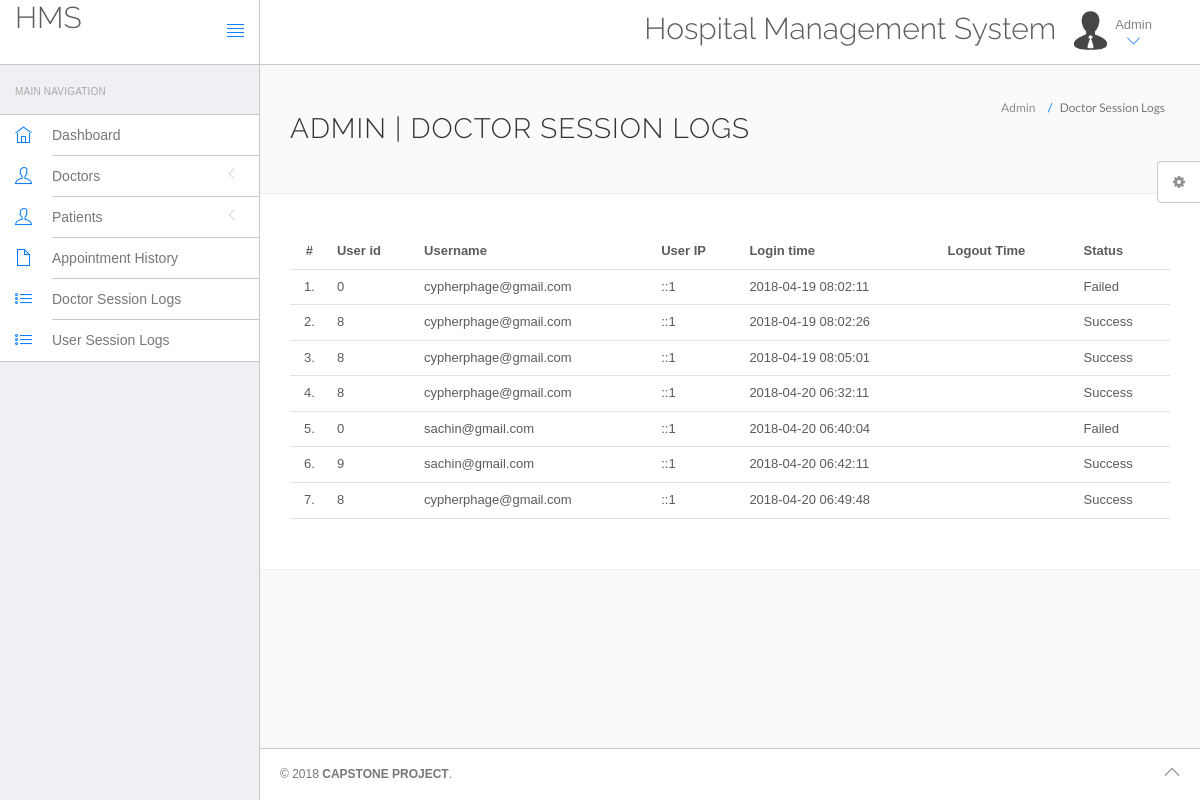
The page /hms/admin/doctor-logs.php (signed in) on the database its author committed.
### tables this page shows
CREATE TABLE `doctorslog` (
  `id` int(11) NOT NULL AUTO_INCREMENT,
  `uid` int(11) NOT NULL,
  `username` varchar(255) NOT NULL,
  `userip` binary(16) NOT NULL,
  `loginTime` timestamp NOT NULL DEFAULT CURRENT_TIMESTAMP,
  `logout` varchar(255) NOT NULL,
  `status` int(11) NOT NULL,
  PRIMARY KEY (`id`)
);

### hms/admin/doctor-logs.php (the view, shortened to what this page needs)
<?php
include('include/config.php');
?>
<!DOCTYPE html>
<html lang="en">
	<head>
		<link rel="stylesheet" href="vendor/bootstrap/css/bootstrap.min.css">
		<link rel="stylesheet" href="vendor/fontawesome/css/font-awesome.min.css">
		<link rel="stylesheet" href="vendor/themify-icons/themify-icons.min.css">
		<link href="vendor/animate.css/animate.min.css" rel="stylesheet" media="screen">
		<link href="vendor/perfect-scrollbar/perfect-scrollbar.min.css" rel="stylesheet" media="screen">
		<link href="vendor/switchery/switchery.min.css" rel="stylesheet" media="screen">
		<link href="vendor/bootstrap-touchspin/jquery.bootstrap-touchspin.min.css" rel="stylesheet" media="screen">
		<link href="vendor/select2/select2.min.css" rel="stylesheet" media="screen">
		<link href="vendor/bootstrap-datepicker/bootstrap-datepicker3.standalone.min.css" rel="stylesheet" media="screen">
		<link href="vendor/bootstrap-timepicker/bootstrap-timepicker.min.css" rel="stylesheet" media="screen">
		<link rel="stylesheet" href="assets/css/styles.css">
		<link rel="stylesheet" href="assets/css/plugins.css">
		<link rel="stylesheet" href="assets/css/themes/theme-1.css" id="skin_color" />
	</head>
	<body>
		<div id="app">
<?php include('include/sidebar.php');?>
			<div class="app-content">
					<?php include('include/header.php');?>
				<div class="main-content" >
					<div class="wrap-content container" id="container">
						<section id="page-title">
							<div class="row">
								<div class="col-sm-8">
									<h1 class="mainTitle">Admin  | Doctor Session Logs</h1>
																	</div>
								<ol class="breadcrumb">
									<li>
										<span>Admin </span>
									</li>
									<li class="active">
										<span>Doctor Session Logs</span>
									</li>
								</ol>
							</div>
						</section>
						<div class="container-fluid container-fullw bg-white">
									<div class="row">
								<div class="col-md-12">
									<table class="table table-hover" id="sample-table-1">
										<thead>
											<tr>
												<th class="center">#</th>
												<th class="hidden-xs">User id</th>
												<th>Username</th>
												<th>User IP</th>
												<th>Login time</th>
												<th>Logout Time </th>
												<th> Status </th>
											</tr>
										</thead>
										<tbody>
<?php
$sql=mysqli_query($con,"select * from doctorslog ");
$cnt=1;
while($row=mysqli_fetch_array($sql))
{
?>
											<tr>
												<td class="center"><?php echo $cnt;?>.</td>
												<td class="hidden-xs"><?php echo $row['uid'];?></td>
												<td class="hidden-xs"><?php echo $row['username'];?></td>
												<td><?php echo $row['userip'];?></td>
												<td><?php echo $row['loginTime'];?></td>
												<td><?php echo $row['logout'];?>
												</td>
												<td>
<?php if($row['status']==1)
{
	echo "Success";
}
else
{
	echo "Failed";
}?>
</td>
											</tr>
											<?php
$cnt=$cnt+1;
											 }?>
										</tbody>
									</table>
								</div>
							</div>
								</div>
					</div>
				</div>
			</div>
	<?php include('include/footer.php');?>
	<?php include('include/setting.php');?>
		</div>
	</body>
</html>

### hms/admin/include/sidebar.php (shortened to what this page needs)
<div class="sidebar app-aside" id="sidebar">
				<div class="sidebar-container perfect-scrollbar">
<nav>
						<div class="navbar-title">
							<span>Main Navigation</span>
						</div>
						<ul class="main-navigation-menu">
							<li>
								<a href="dashboard.php">
									<div class="item-content">
										<div class="item-media">
											<i class="ti-home"></i>
										</div>
										<div class="item-inner">
											<span class="title"> Dashboard </span>
										</div>
									</div>
								</a>
							</li>
							<li>
								<a href="javascript:void(0)">
									<div class="item-content">
										<div class="item-media">
											<i class="ti-user"></i>
										</div>
										<div class="item-inner">
											<span class="title"> Doctors </span><i class="icon-arrow"></i>
										</div>
									</div>
								</a>
								</li>
				<li>
								<a href="javascript:void(0)">
									<div class="item-content">
										<div class="item-media">
											<i class="ti-user"></i>
										</div>
										<div class="item-inner">
											<span class="title"> Patients </span><i class="icon-arrow"></i>
										</div>
									</div>
								</a>
								</li>
<li>
								<a href="appointment-history.php">
									<div class="item-content">
										<div class="item-media">
											<i class="ti-file"></i>
										</div>
										<div class="item-inner">
											<span class="title"> Appointment History </span>
										</div>
									</div>
								</a>
							</li>
	<li>
								<a href="doctor-logs.php">
									<div class="item-content">
										<div class="item-media">
											<i class="ti-list"></i>
										</div>
										<div class="item-inner">
											<span class="title"> Doctor Session Logs </span>
										</div>
									</div>
								</a>
							</li>
							<li>
								<a href="user-logs.php">
									<div class="item-content">
										<div class="item-media">
											<i class="ti-list"></i>
										</div>
										<div class="item-inner">
											<span class="title"> User Session Logs </span>
										</div>
									</div>
								</a>
							</li>
						</ul>
					</nav>
					</div>
			</div>

### hms/admin/include/header.php (shortened to what this page needs)
<header class="navbar navbar-default navbar-static-top">
					<div class="navbar-header">
						<a class="navbar-brand" href="#">
							<h2 style="padding-top:2% ">HMS</h2>
						</a>
						<a href="#" class="sidebar-toggler pull-right visible-md visible-lg" data-toggle-class="app-sidebar-closed" data-toggle-target="#app">
							<i class="ti-align-justify"></i>
						</a>
					</div>
					<div class="navbar-collapse collapse">
						<ul class="nav navbar-right">
								<li  style="padding-top:2% ">
								<h2>Hospital Management System</h2>
							</li>
							<li class="dropdown current-user">
								<a href class="dropdown-toggle" data-toggle="dropdown">
									<img src="assets/images/avatar-1.jpg" alt="Peter"> <span class="username">
			Admin
									<i class="ti-angle-down"></i></i></span>
								</a>
							</li>
						</ul>
					</div>
				</header>

### hms/admin/include/footer.php
<footer>
				<div class="footer-inner">
					<div class="pull-left">
						&copy; <span class="current-year"></span><span class="text-bold text-uppercase"> Capstone Project</span>. <span></span>
					</div>
					<div class="pull-right">
						<span class="go-top"><i class="ti-angle-up"></i></span>
					</div>
				</div>
			</footer>

### hms/admin/include/setting.php (shortened to what this page needs)
<div class="settings panel panel-default hidden-xs hidden-sm" id="settings">
				<button ct-toggle="toggle" data-toggle-class="active" data-toggle-target="#settings" class="btn btn-default">
					<i class="fa fa-spin fa-gear"></i>
				</button>
			</div>

### hms/admin/assets/css/plugins.css (style rules this page uses)
.perfect-scrollbar { overflow-y: hidden !important; }

### hms/admin/assets/css/themes/theme-1.css (style rules this page uses)
body { background: #FAFAFA; }
header .navbar-header { background: #ffffff !important; border-right-color: #c8c7cc !important; border-bottom-color: #c8c7cc !important; }
header .navbar-header .sidebar-toggler, header .navbar-header .sidebar-mobile-toggler { color: #007aff !important; }
header .navbar-header .navbar-brand { color: #777 !important; }
header .navbar-collapse { background: #ffffff !important; border-bottom-color: #c8c7cc !important; box-shadow: none !important; }
header .navbar-collapse .navbar-right > li > a { color: #777; }
header .navbar-collapse .navbar-right > li > a i { color: #007aff !important; }
#sidebar { background: #EFEFF4 !important; }
#sidebar:before { border-right-width: "1px" !important; border-right-style: solid; border-right-color: #c8c7cc !important; }
#sidebar nav { border-right-width: "1px" !important; border-right-style: solid; border-right-color: #c8c7cc !important; }
#sidebar nav .navbar-title { color: #aaaaaa; }
#sidebar nav > ul { background: #ffffff !important; border-bottom-color: #c8c7cc !important; border-top-color: #c8c7cc !important; }
#sidebar nav > ul > li > a .item-media > i { color: #007aff !important; }
#sidebar nav > ul > li > a .item-inner { color: #777 !important; border-bottom-color: #c8c7cc; }
#app > footer { background: #ffffff !important; border-top-color: #c8c7cc !important; color: #777; }

### rows shown on the page
doctorslog: uid "0", username "cypherphage@gmail.com", userip "::1", loginTime "2018-04-19 08:02:11", status "Failed"
doctorslog: uid "8", username "cypherphage@gmail.com", userip "::1", loginTime "2018-04-19 08:02:26", status "Success"
doctorslog: uid "8", username "cypherphage@gmail.com", userip "::1", loginTime "2018-04-19 08:05:01", status "Success"
doctorslog: uid "8", username "cypherphage@gmail.com", userip "::1", loginTime "2018-04-20 06:32:11", status "Success"
doctorslog: uid "0", username "sachin@gmail.com", userip "::1", loginTime "2018-04-20 06:40:04", status "Failed"
doctorslog: uid "9", username "sachin@gmail.com", userip "::1", loginTime "2018-04-20 06:42:11", status "Success"
doctorslog: uid "8", username "cypherphage@gmail.com", userip "::1", loginTime "2018-04-20 06:49:48", status "Success"
